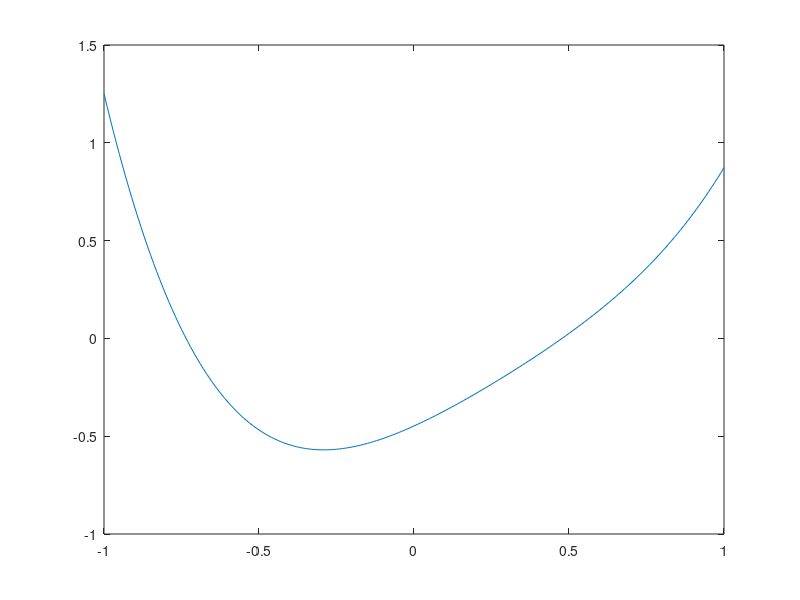

Source code (MATLAB):
clear; clc; close all;

N=5;
a=rand(1,N)*2-1;
dx=0.01; x=-1:dx:1;
f=polyval(a,x);
plot(x,f);

c=sum(f)*dx-((f(1)+f(end))/2)*dx; %odejmowanie bo tam jest suma od 2 do n-1, a nie wiem jak to zrobic wiec po prostu sie odejmuje wyrazenie dla x1 i xn
c,
